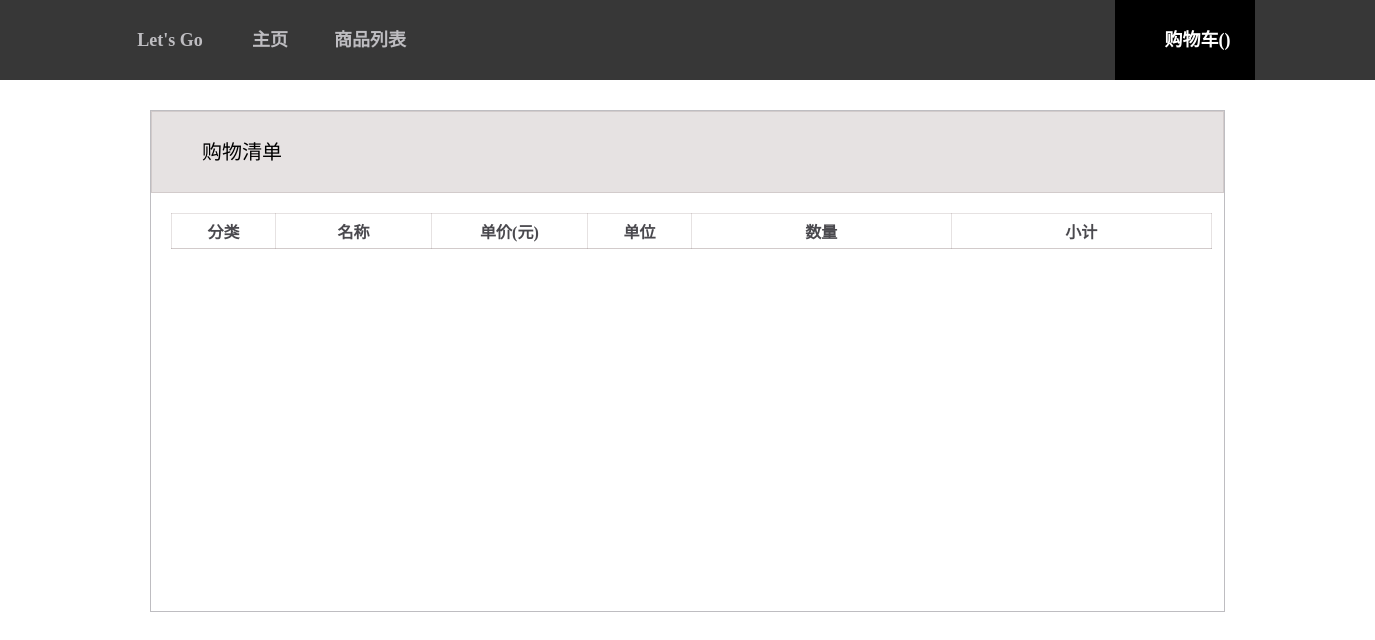
Before: /shop_cart/ with the older database file.
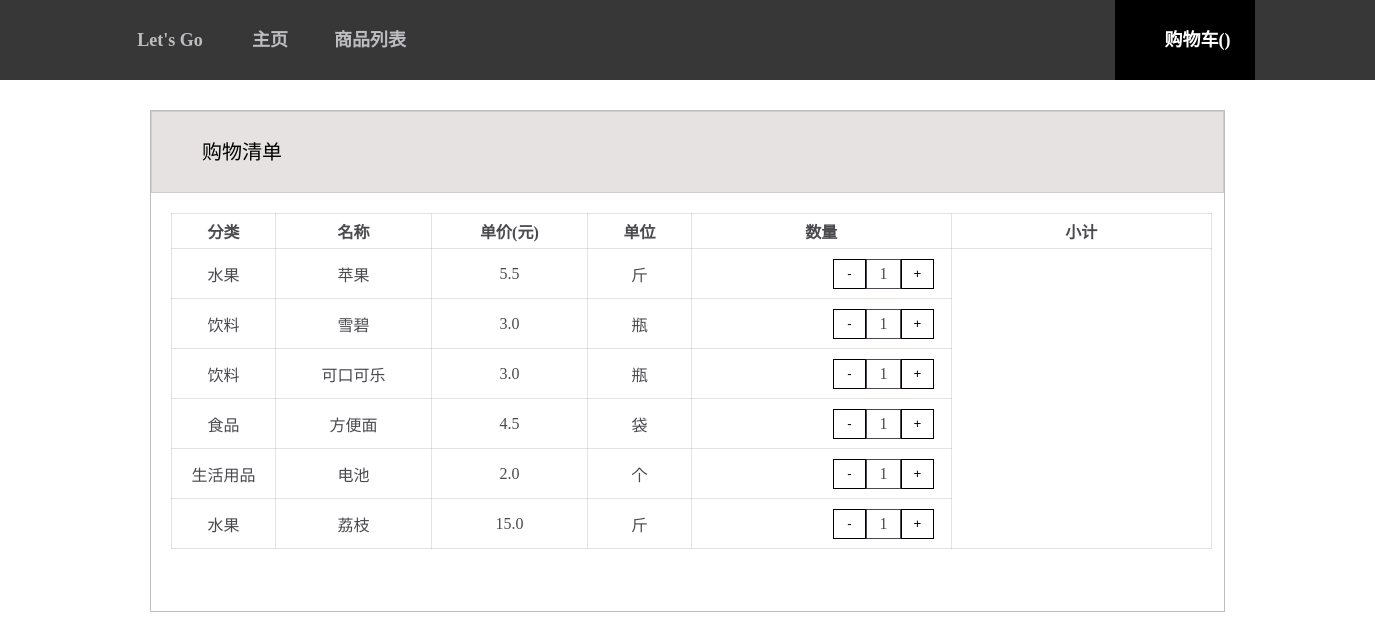
After: the same page with the newer database file.
### blog/models.py (models this page shows, shortened)
class Purchase(models.Model):
    type = models.CharField(max_length=200)
    name = models.CharField(max_length=200)
    price = models.FloatField(default='')
    unit = models.CharField(max_length=200)
    goods_id = models.IntegerField(default=0,null=False)
    count = models.IntegerField(default='')

### blog/views.py (the view)
# urls.py: url(r'^shop_cart/$',views.shop_cart ,name='shop_cart')
def shop_cart(request):
    purchase = Purchase.objects.all()
    return render(request, 'blog/shop_cart.html', {'purchase':purchase})

### blog/templates/blog/shop_cart.html
{% extends 'blog/list.html' %}
{% load staticfiles %}
{% block css %}
    <link rel="stylesheet" href="{% static 'css/shop_cart.css' %}">
{% endblock %}
{%  block cart  %}active{% endblock %}
{% block content %}
<div class="list">
    <div class="mark">购物清单</div>
        <table>
            <tr>
                <th width="10%">分类</th>
                <th width="15%">名称</th>
                <th width="15%">单价(元)</th>
                <th width="10%">单位</th>
                <th width="25%">数量</th>
                <th width="25%">小计</th>
            </tr>
            <tr>
                {% for purchase in purchase %}
                    <td>{{ purchase.type }}</td>
                    <td>{{ purchase.name }}</td>
                    <td>{{ purchase.price }}</td>
                    <td>{{ purchase.unit }}</td>
                    <td><button class="reduce">-</button>
                        <div class="word">{{ purchase.count }}</div>
                        <button class="plus">+</button></td>
            </tr>
                {% endfor %}
        </table>
</div>
    {% endblock content %}

### blog/templates/blog/list.html (shortened to what this page needs)
{% load staticfiles %}
<html>
<head>
    <link rel="stylesheet" href="{% static 'css/blog.css' %}">
    {% block css %}
    {% endblock %}
</head>
<body>
<div class="frame">
    <div class="navigationbar page">Let's Go</div>
    <div class="navigationbar {%  block home_nav  %}{% endblock %}" onclick="home()">主页</div>
    <div class="navigationbar {%  block shopping_list  %}{% endblock %}" onclick="shoppingList()">商品列表</div>
    <div class="navigationbar cartPosition {%  block cart  %}{% endblock %}" onclick="cart()">
        <img class="icon" src="{% static '购物车.png' %}">购物车(<number>{{total_count}}</number>)</div>
</div>
{% block content %}
{% endblock %}
</body>
</html>

### blog/static/css/blog.css (style rules this page uses)
body { margin: 0; min-width: 1365px; }
.frame { background-color: #373737; height: 80px; }
.page { margin: 0 0 0 120px; padding: 0 10px; }
.navigationbar { color: #bebdc1; width: 80px; float: left; line-height: 80px; font-size:18px; text-align: center; text-decoration:blink; cursor: pointer; font-weight:bold; padding: 0 10px; }
.active { color: white; background-color: black; }
.cartPosition { margin: 0 120px 0 0; width: 120px; float: right; padding: 0 10px; }
img.icon { height: 25px; float: left; margin: 26px 0; }

### blog/static/css/shop_cart.css (style rules this page uses)
.list { background-color: white; margin: 30px 150px; height:500px; border-style: solid; border-color: #bebdc1; border-width: 1px; }
.mark { background-color: rgba(128, 109, 109, 0.2); height: 80px; line-height: 80px; font-size: 20px; border:1px solid rgba(128, 109, 109, 0.2); padding-left: 50px; }
table,th,td { border:1px solid rgba(128, 109, 109, 0.2); color: rgba(29, 27, 34, 0.8); text-align: center; }
table { border-collapse: collapse; margin: 20px 20px; width: 97%; }
th { height: 35px; }
td { height:50px; }
.reduce { border:1px solid; background-color: white; width: 33px; height: 30px; float: left; margin-left: 140px; }
.word { border:1px solid; background-color: white; width: 33px; height: 28px; float: left; line-height: 28px; }
.plus { border:1px solid; background-color: white; width: 33px; height: 30px; float: left; }

Changed rows visible on the page:
added Purchase: type "水果", name "苹果", price "5.5", unit "斤", count "1"
added Purchase: type "饮料", name "雪碧", price "3.0", unit "瓶", count "1"
added Purchase: type "饮料", name "可口可乐", price "3.0", unit "瓶", count "1"
added Purchase: type "食品", name "方便面", price "4.5", unit "袋", count "1"
added Purchase: type "生活用品", name "电池", price "2.0", unit "个", count "1"
added Purchase: type "水果", name "荔枝", price "15.0", unit "斤", count "1"
